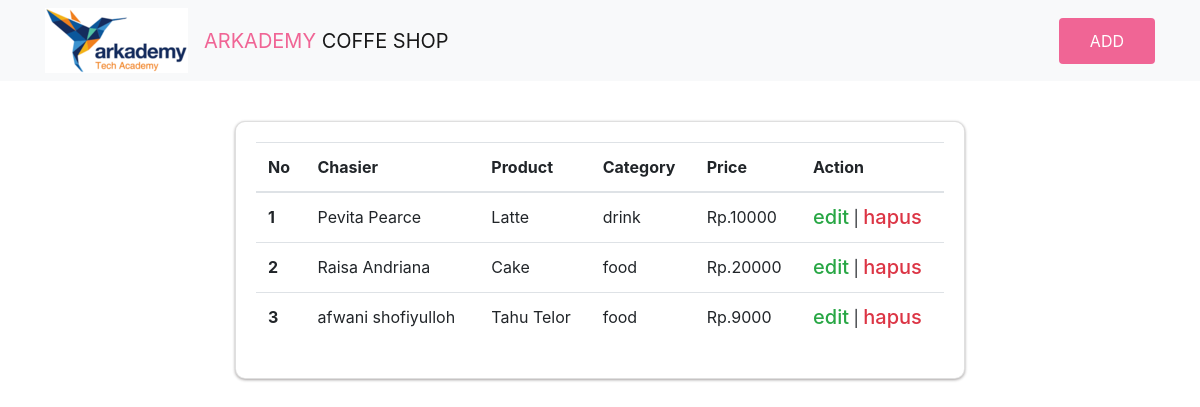
Screenshot of /soal6.C/index.php with the database file from the repository.
### tables this page shows
CREATE TABLE `TB_Product` (
  `id` int(11) NOT NULL,
  `name` varchar(200) NOT NULL,
  `price` int(11) NOT NULL,
  `kategoriId` int(11) NOT NULL,
  `cashireId` int(11) NOT NULL
);

CREATE TABLE `TB_Cashier` (
  `id` int(11) NOT NULL,
  `name` varchar(200) NOT NULL
);

CREATE TABLE `TB_Category` (
  `id` int(11) NOT NULL,
  `name` varchar(200) NOT NULL
);

### soal6.C/index.php (the view, shortened to what this page needs)
<?php
include_once("config.php");
$Product = mysqli_query($mysqli, "SELECT TB_Product.id,TB_Cashier.name,TB_Product.name,TB_Category.name,TB_Product.price   from TB_Product inner join TB_Cashier  on TB_Cashier.id=TB_Product.cashireId inner join TB_Category on TB_Category.id=TB_Product.kategoriId;");
?>
<!DOCTYPE html>
<html lang="en">
<head>
    <link rel="stylesheet" href="style/bootstrap.min.css">
    <link rel="stylesheet" href="style/main.css">
</head>
<body>
    <nav class="navbar navbar-expand-lg navbar-light bg-light">
        <div class="container">
            <img src="img/logo2.png" class="img-fluid mr-3" alt="">
            <a class="navbar-brand" href="#">
	                <span class="title-head">ARKADEMY</span> COFFE SHOP
            </a>
            <div class="collapse navbar-collapse" id="navbarSupportedContent">
                    <button onclick="popUp()" class="btn btn-outline-success ml-auto my-2 my-sm-0 btn-pink" type="submit">ADD</button>
            </div>
        </div>
    </nav>
    <section class="content">
        <div class="container">
            <div class="row justify-content-center">
                <div class="col-md-8">
                    <div class="card outerTable">
                        <div class="card-body">
                            <table class="table">
                                <thead>
                                    <tr>
                                        <th scope="col">No</th>
                                        <th scope="col">Chasier</th>
                                        <th scope="col">Product</th>
                                        <th scope="col">Category</th>
                                        <th scope="col">Price</th>
                                        <th scope="col">Action</th>
                                    </tr>
                                </thead>
                                <tbody>
                                    <?php $num=1 ?>
                                    <?php while($res = mysqli_fetch_array($Product)) {?>
                                    <tr>
                                        <th scope="row"><?= $num++ ?></th>
                                        <td><?= $res[1] ?></td>
                                        <td><?= $res[2] ?></td>
                                        <td><?= $res[3] ?></td>
                                        <td>Rp.<?= $res[4] ?></td>
                                        <td>
                                            <a href="/edit.php?id=<?=$res[0]?>" class="text-success">
                                                <h5 class="d-inline">edit</h5>
                                            </a>|
                                            <a href="/delete.php?id=<?=$res[0]?>" class="text-danger">
                                                <h5 class="d-inline">hapus</h5>
                                            </a>
                                        </td>
                                    </tr>
                                   <?php }?>
                                </tbody>
                            </table>
                        </div>
                    </div>
                </div>
            </div>
        </div>
    </section>
</body>
</html>

### soal6.C/style/main.css (style rules this page uses)
body { position: relative; }
.btn-pink { padding: 10px 30px; background: #f06595; border: 1px solid transparent; color: white; }
.title-head { color: #f06595; }
.content { margin-top: 40px; }
.outerTable { box-shadow: 0 1px #FFFFFF inset, 0 1px 3px rgba(34, 25, 25, 0.4); border-radius: 10px; }

### rows the page displays
tb_product: cashireId.name "Pevita Pearce", name "Latte", kategoriId.name "drink", price "10000"
tb_product: cashireId.name "Raisa Andriana", name "Cake", kategoriId.name "food", price "20000"
tb_product: cashireId.name "afwani shofiyulloh", name "Tahu Telor", kategoriId.name "food", price "9000"
